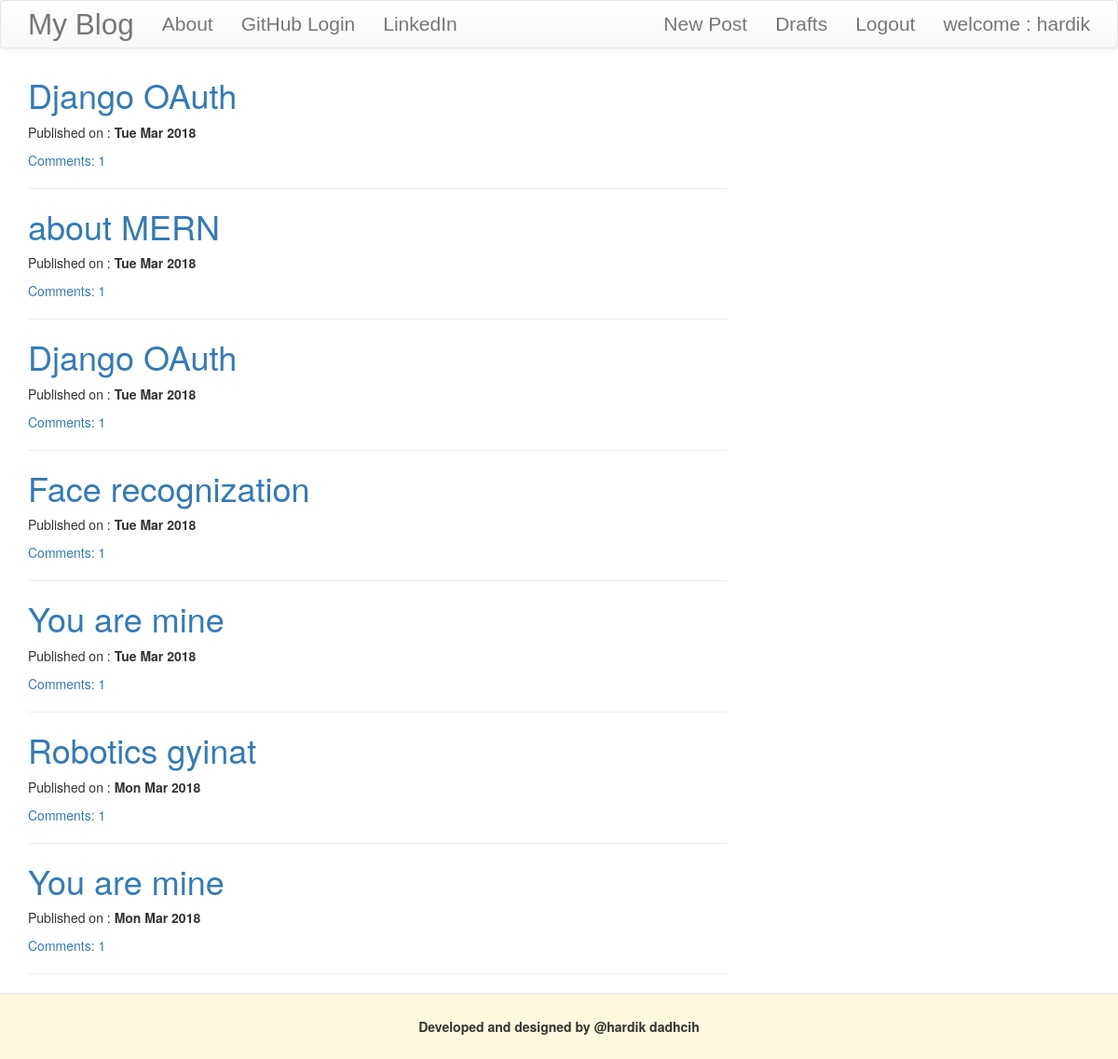
The app's page / (signed in) with its own data.
### blog/models.py (models this page shows, shortened)
class Post(models.Model):
    author = models.ForeignKey('auth.User')
    title = models.CharField(max_length=200)
    text = models.TextField()
    create_date = models.DateTimeField(default=timezone.now())
    published_date = models.DateTimeField(blank=True, null=True)
    def approve_comments(self):
        self.comments.filter(approved_comment=True)

### blog/views.py (the view)
# urls.py: url(r'^$', views.PostListView.as_view(), name='post_list'),
class PostListView(ListView):
    model = Post
    def get_queryset(self):
        return Post.objects.filter(published_date__lte=timezone.now()).order_by('-published_date')

### blog/templates/blog/post_list.html (shortened to what this page needs)
{% extends 'blog/base.html' %}
{% block body_content %}
    <div class="centerstage">
        {% for post in post_list %}
            <div class="post">
                <h1><a href="{% url 'post_detail' pk=post.pk %}">{{ post.title }}</a></h1>
                <div class="date">
                    <p>Published on : <strong>{{ post.published_date|date:'D M Y' }}</strong></p>
                </div>
                <a href="{% url 'post_detail' pk=post.pk %}"> Comments: {{ post.approve_comments|wordcount }}</a>
            </div>
            <hr>
        {% endfor %}
    </div>
{% endblock %}

### blog/templates/blog/base.html (shortened to what this page needs)
<!DOCTYPE html>
{% load staticfiles %}
<html lang="en">
<head>
    <link rel="stylesheet" href="https://maxcdn.bootstrapcdn.com/bootstrap/3.3.7/css/bootstrap.min.css"
>
    <link rel="stylesheet" href="https://maxcdn.bootstrapcdn.com/bootstrap/3.3.7/css/bootstrap-theme.min.css"
>
    <link rel="stylesheet" href="{% static 'css/blog.css' %}">
</head>
<body>
<nav class="navbar navbar-default techfont custom-navbar">
    <div class="container">
        <ul class="nav navbar-nav">
            <li><a class="navbar-brand bigbrand" href="{% url 'post_list' %}">My Blog</a></li>
            <li><a href="{% url 'about' %}">About</a></li>
            <li><a href="https://github.com" target="_blank">GitHub Login</a></li>
            <li><a href="http://linkedin.com/in" target="_blank">LinkedIn</a></li>
        </ul>
        <ul class="nav navbar-nav navbar-right">
            {% if user.is_authenticated %}
                <li><a href="{% url 'post_new' %}">New Post</a></li>
                <li><a href="{% url 'post_draft_list' %}">Drafts</a></li>
                <li><a href="{% url 'logout' %}">Logout</a></li>
                <li><a> welcome : {{ user.username }}</a></li>
            {% else %}
                <li><a class="nav navbar-right" href="{% url 'login' %}"><span class="glyphicon glyphicon-user"></span>Login</a>
                </li>
            {% endif %}
        </ul>
    </div>
</nav>
    <div class="content container">
        <div class="row">
            <div class="col-md-8">
                <div class="blog_post">
                    {% block body_content %}
                    {% endblock %}
                </div>
            </div>
        </div>
    </div>
<div class=" basic modal-footer">
    <p><center><strong>Developed and designed by @hardik dadhcih</strong></center></p>
</div>
</body>
</html>

### blog/static/css/blog.css (style rules this page uses)
.techfont { font-family: 'Arial Narrow', sans-serif; font-size: 1.5em; margin-bottom: 10px; }
.bigbrand { font-size: 1.5em; }
.centerstage { margin-left: auto; margin-right: auto; }
.basic { background-color: cornsilk; }

### records on screen
Post: title "Django OAuth", published_date "Tue Mar 2018", approve_comments "1"
Post: title "about MERN", published_date "Tue Mar 2018", approve_comments "1"
Post: title "Django OAuth", published_date "Tue Mar 2018", approve_comments "1"
Post: title "Face recognization", published_date "Tue Mar 2018", approve_comments "1"
Post: title "You are mine", published_date "Tue Mar 2018", approve_comments "1"
Post: title "Robotics gyinat", published_date "Mon Mar 2018", approve_comments "1"
Post: title "You are mine", published_date "Mon Mar 2018", approve_comments "1"

### other values on screen
{{ user.username }} "hardik"
